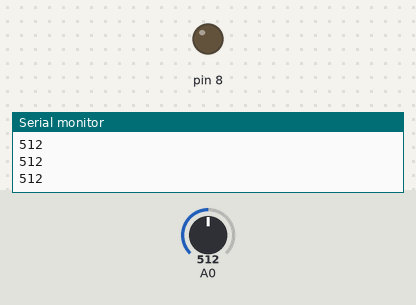
The sketch below on a simulated Arduino Uno, built with avr-gcc and run on an emulated ATmega328P. Parts: output pins drawn as LEDs (lit = HIGH), the last lines printed to the serial monitor. The inputs (shaded band) are chosen by the test bench; at power-on: A0 = 512.

Above: at 1.2 s.
1.3 s: A0 set to 612
2.8 s: A0 set to 645
At 3.8 s:
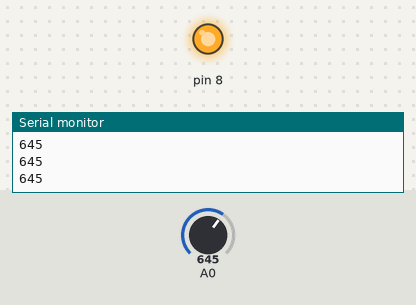
4.3 s: A0 set to 620
At 5.0 s:
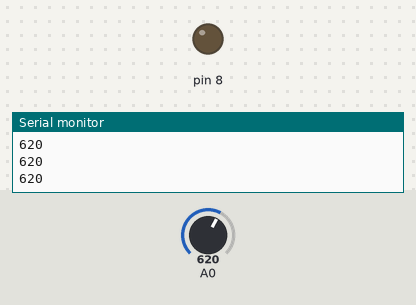
5.8 s: A0 set to 640
At 6.1 s:
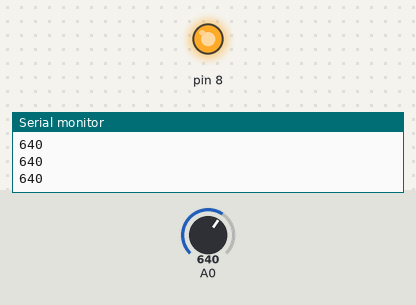
Timing chart, 0 to 8.3 s (numbered marks = the images above; inputs shaded):
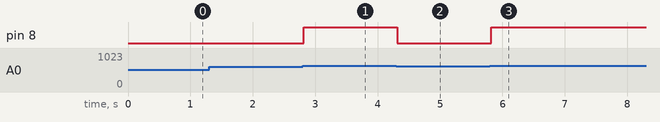

The sketch:

basic_values.ino
```cpp
int high = 0;

// the setup routine runs once when you press reset:
void setup() {
  Serial.begin(9600);  // initialize serial communication
  Serial.println("Connection established...");
  pinMode( 8, OUTPUT );
}

// the loop routine runs over and over again forever:
void loop() {
  // read the input on analog pin 0:
  int sensorValue = analogRead(A0);

  if( sensorValue > 630 ) {
      digitalWrite( 8, HIGH );
  } else {
      digitalWrite( 8, LOW );
  }

  Serial.println(sensorValue);
  delay(18);
}
```

Measured:
- the behaviour switches between 630 and 631 on A0 (found by bisection; images 0 and 1)
- after the input at 2.8 s, pin 8: LOW → HIGH at once
- after the input at 4.3 s, pin 8: HIGH → LOW at once
- after the input at 5.8 s, pin 8: LOW → HIGH at once
